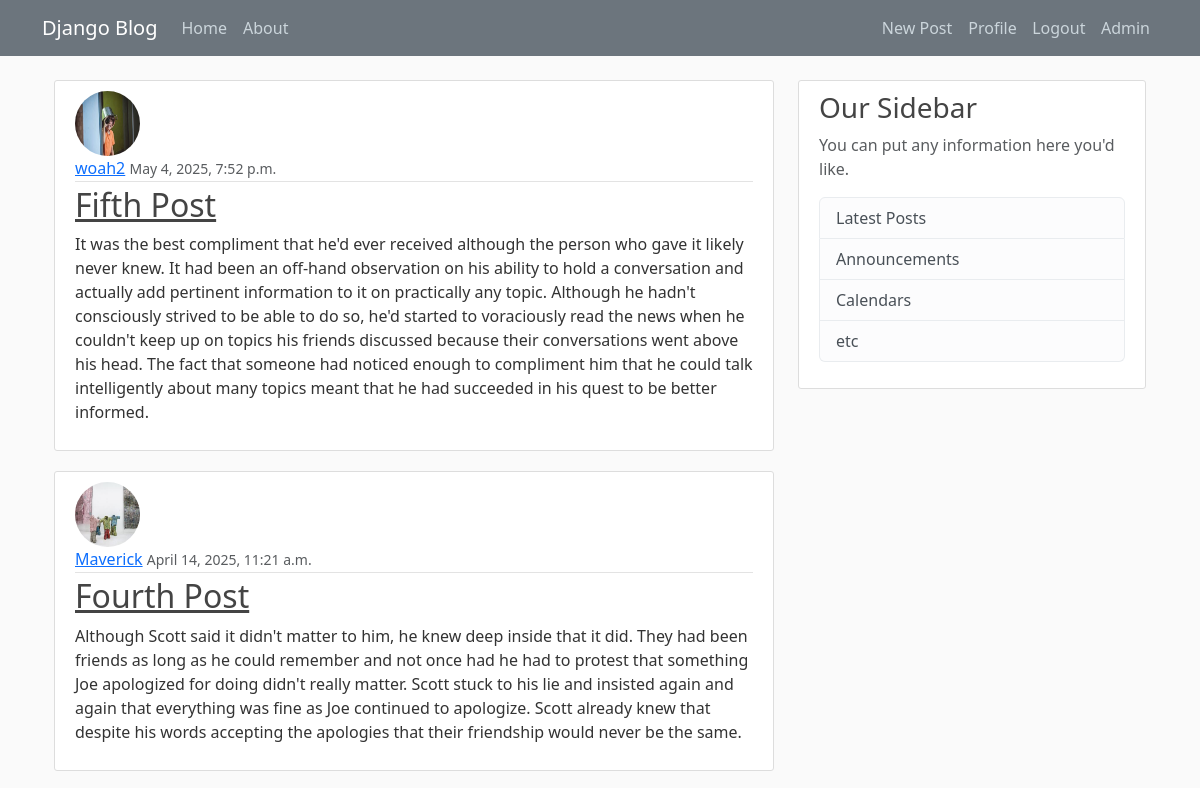
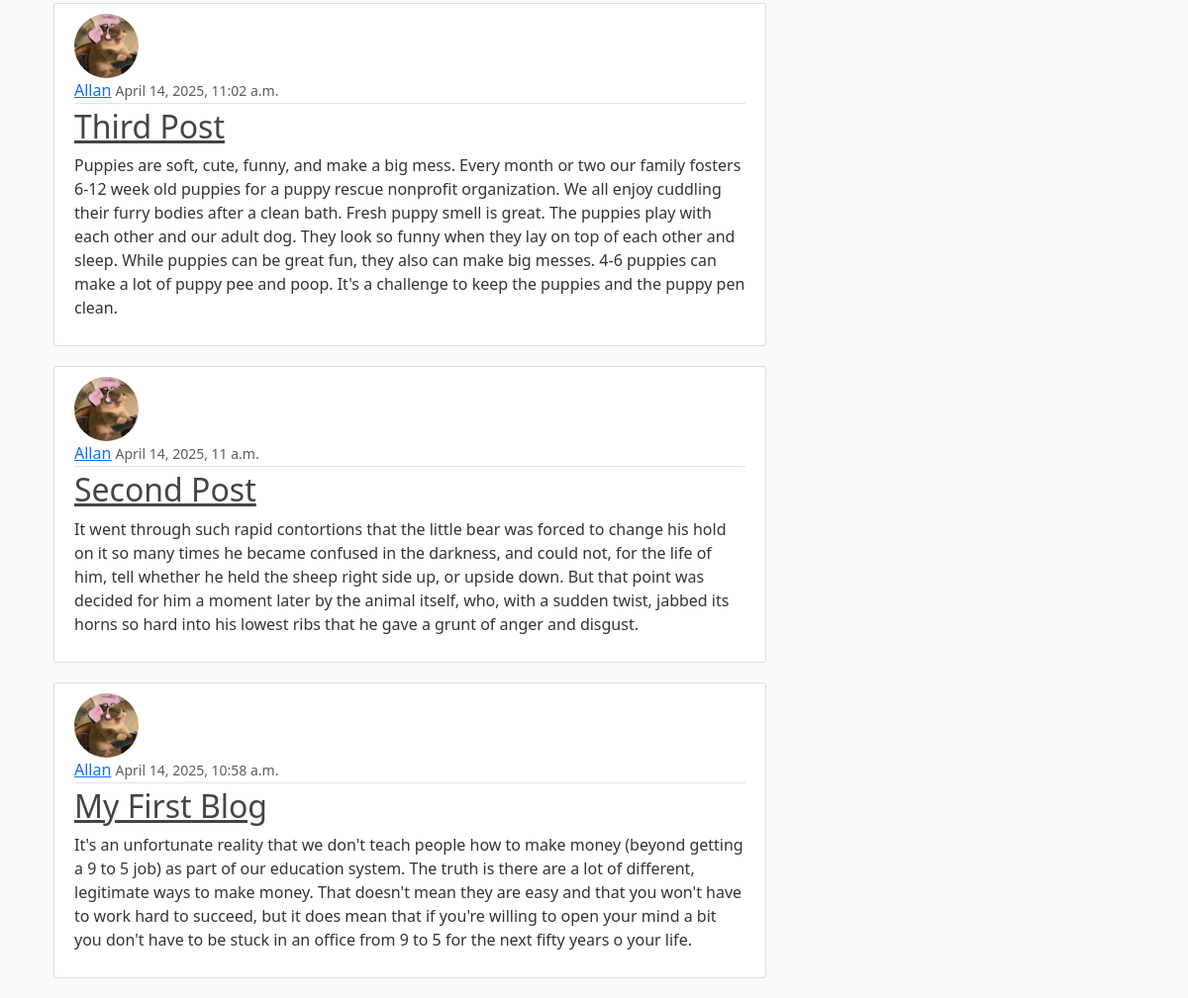
/ (signed in), run on the app's committed database (2 pictures, top to bottom).
### MyBlog/models.py (models this page shows, shortened)
class Post(models.Model):
    author = models.ForeignKey(User, on_delete=models.CASCADE)
    title = models.CharField(max_length=100)
    content = models.TextField()
    date_posted = models.DateTimeField(default=timezone.now)

### MyBlog_Users/models.py (models this page shows, shortened)
class Profile(models.Model):
    user = models.OneToOneField(User, on_delete=models.CASCADE)
    image = models.ImageField(upload_to='profile_pics', default='default.jpg')

### MyBlog/views.py (the view)
# urls.py: path('',PostListView.as_view(), name='index'),
class PostListView(ListView):
    model = Post
    template_name = 'Blog/index.html'  # <app>/<model>_<viewtype>.html
    context_object_name = 'posts'
    ordering = ['-date_posted']

### MyBlog/Templates/Blog/index.html
{% extends 'Blog/base.html' %}
{% block content %}
    <main>
        {% for post in posts %}
            <article class="media content-section">
                <img class="rounded-circle article-img" src="{{ post.author.profile.image.url }}">
              <div class="media-body">
                <div class="article-metadata">
                  <a class="mr-2" href="#">{{ post.author }}</a>
                  <small class="text-muted">{{ post.date_posted }}</small>
                </div>
                <h2><a class="article-title" href="{% url 'post_detail' post.id%}">{{ post.title }}</a></h2>
                <p class="article-content">{{ post.content }}</p>
              </div>
            </article>
        {% endfor %}
    </main>
{% endblock %}

### MyBlog/static/blog/main.css (style rules this page uses)
body { background: #fafafa; color: #333333; margin-top: 5rem; }
h1, h2, h3, h4, h5, h6 { color: #444444; }
.content-section { background: #ffffff; padding: 10px 20px; border: 1px solid #dddddd; border-radius: 3px; margin-bottom: 20px; }
.article-title { color: #444444; }
.article-content { white-space: pre-line; }
.article-img { height: 65px; width: 65px; margin-right: 16px; }
.article-metadata { padding-bottom: 1px; margin-bottom: 4px; border-bottom: 1px solid #e3e3e3 }

### data on the page
Post: author.profile.image (placeholder picture), author "woah2", date_posted "May 4, 2025, 7:52 p.m.", title "Fifth Post", content "It was the best compliment that he'd ever received although the person who gave it likely never knew. It had been an off-hand observation on his ability to hold a conversation and actually add pertinent information to it on practically any topic. Although he hadn't consciously strived to be able to do so, he'd started to voraciously read the news when he couldn't keep up on topics his friends discussed because their conversations went above his head. The fact that someone had noticed enough to compliment him that he could talk intelligently about many topics meant that he had succeeded in his quest to be better informed."
Post: author.profile.image (picture), author "Maverick", date_posted "April 14, 2025, 11:21 a.m.", title "Fourth Post", content "Although Scott said it didn't matter to him, he knew deep inside that it did. They had been friends as long as he could remember and not once had he had to protest that something Joe apologized for doing didn't really matter. Scott stuck to his lie and insisted again and again that everything was fine as Joe continued to apologize. Scott already knew that despite his words accepting the apologies that their friendship would never be the same."
Post: author.profile.image (picture), author "Allan", date_posted "April 14, 2025, 11:02 a.m.", title "Third Post", content "Puppies are soft, cute, funny, and make a big mess. Every month or two our family fosters 6-12 week old puppies for a puppy rescue nonprofit organization. We all enjoy cuddling their furry bodies after a clean bath. Fresh puppy smell is great. The puppies play with each other and our adult dog. They look so funny when they lay on top of each other and sleep. While puppies can be great fun, they also can make big messes. 4-6 puppies can make a lot of puppy pee and poop. It's a challenge to keep the puppies and the puppy pen clean."
Post: author.profile.image (picture), author "Allan", date_posted "April 14, 2025, 11 a.m.", title "Second Post", content "It went through such rapid contortions that the little bear was forced to change his hold on it so many times he became confused in the darkness, and could not, for the life of him, tell whether he held the sheep right side up, or upside down. But that point was decided for him a moment later by the animal itself, who, with a sudden twist, jabbed its horns so hard into his lowest ribs that he gave a grunt of anger and disgust."
Post: author.profile.image (picture), author "Allan", date_posted "April 14, 2025, 10:58 a.m.", title "My First Blog", content "It's an unfortunate reality that we don't teach people how to make money (beyond getting a 9 to 5 job) as part of our education system. The truth is there are a lot of different, legitimate ways to make money. That doesn't mean they are easy and that you won't have to work hard to succeed, but it does mean that if you're willing to open your mind a bit you don't have to be stuck in an office from 9 to 5 for the next fifty years o your life."
